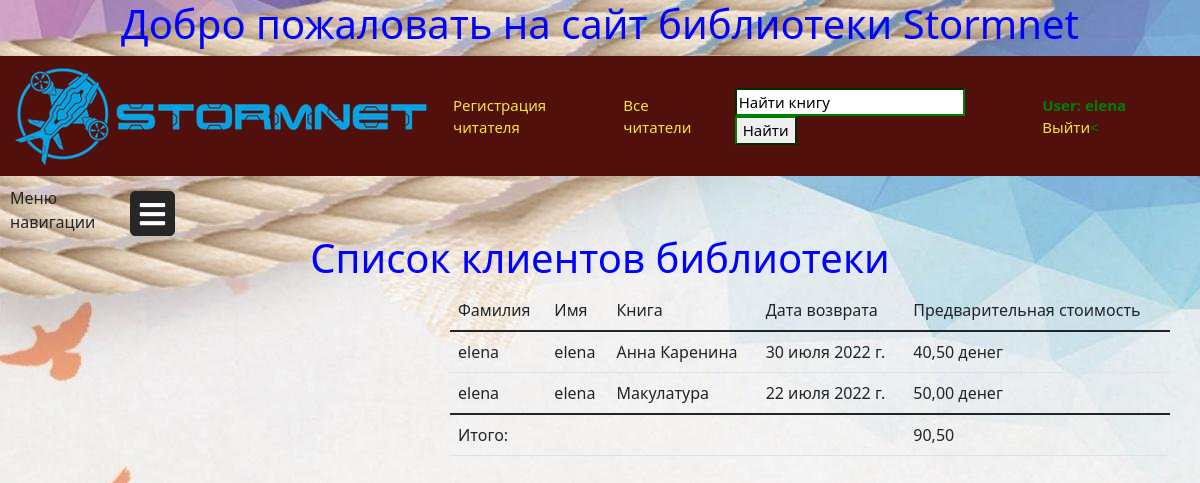
Screenshot of /allclients/ (signed in) with the database file from the repository.
### main/models.py (models this page shows, shortened)
class BookInstance(models.Model):
    id = models.UUIDField(primary_key=True, default=uuid.uuid4())
    book = models.ForeignKey(Books, on_delete=models.SET_NULL, null=True, verbose_name='Книга')
    imprint = models.CharField(max_length=200, default='yes')
    due_back = models.DateField(null=True, blank=True, verbose_name='Дата возврата')
    borrower = models.ForeignKey(User, on_delete=models.SET_NULL, null=True, blank=True)
    day_borrower = models.DateField(verbose_name='Дата выдачи в пользование', null=True, blank=True)
    LOAN_STATUS = [
        ('m', 'На обслуживании'),
        ('o', 'В аренде'),
        ('a', 'В наличии'),
        ('r', 'Зарезервирована'),
    ]
    status = models.CharField(max_length=10, choices=LOAN_STATUS, blank=True, default='m', verbose_name='Статус')
    class Meta:
        verbose_name = 'Копия'
        verbose_name_plural = 'Копии книг'
        ordering = ['book', "due_back"]
        permissions = [
            ('can_mark_returned', 'Set book as returned'),
        ]
    def __str__(self):
        return self.book.title_russian
    @property
    def get_price(self):
        date_today = self.day_borrower
        day_back = self.due_back
        day_on_loan = (day_back - date_today).days
        price = day_on_loan * self.book.cost_daily
        return price

class Books(models.Model):
    title_russian = models.CharField(max_length=150, help_text='Введите название на русском языке', verbose_name='Название книги')
    title_foreign = models.CharField(max_length=150, help_text='Введите название на иностранном языке',
                                     null=True, blank=True, verbose_name='Название на иностранном языке')
    description = models.TextField(max_length=1000, help_text='Введите описание книги', verbose_name='Краткое описание книги')
    genre = models.ManyToManyField('Genre', verbose_name='Жанр')
    price = models.DecimalField(max_digits=8, decimal_places=2, verbose_name='Цена')
    cost_daily = models.DecimalField(max_digits=8, decimal_places=2, verbose_name='Цена за день использования')
    amount_ex = models.IntegerField()
    author = models.ManyToManyField('Author', verbose_name='Авторы')
    date_registration = models.DateTimeField(auto_now_add=True, verbose_name='Дата регистрации')
    number_of_pages = models.IntegerField(blank=True, null=True, verbose_name='Количество страниц')
    year_of_publication = models.DateField(null=True, blank=True, verbose_name='Дата публикации')
    pubdate = models.DateTimeField(auto_now_add=True)
    def display_genre(self):
        return [genre.name for genre in self.genre.all()]
    display_genre.short_description = 'Жанр'
    def display_author(self):
        return [' '.join((author.name, author.surname)) for author in self.author.all()]
    display_author.short_description = 'Авторы'
    class Meta:
        ordering = ["title_russian", "-pubdate"]
        verbose_name_plural = 'Книги'
        verbose_name = 'Книга'

### main/views.py (the view)
# urls.py: path('allclients/', all_clients, name='all_clients'),
def all_clients(requests):
    clients = BookInstance.objects.all().filter(status='o')
    total_sum = get_total_sum()
    return render(requests, 'all_clients.html', {'clients': clients, 'total_sum': total_sum})

### main/utils.py (called while the page is built)
def get_total_sum():
    clients = BookInstance.objects.all().filter(status='o')
    sum = 0
    for cl in clients:
        sum += cl.get_price
    return sum

### main/templates/all_clients.html (shortened to what this page needs)
{% extends "main.html" %}
{% block content %}
    <h1>Список клиентов библиотеки</h1>
    <div class="borrower_book">
    <table class="table">
        <thead>
    <tr>
        <td scope="cool">Фамилия</td>
        <td scope="cool">Имя</td>
        <td scope="cool">Книга</td>
        <td scope="cool">Дата возврата</td>
        <td scope="cool">Предварительная стоимость</td>
    </tr></thead>
        <tbody>
      {% for c in clients %}
      <tr>
          <td>{{ c.borrower.last_name }}</td>
          <td>{{ c.borrower.first_name }}</td>
          <td>{{ c }}</td>
          <td>{{ c.due_back }}</td>
          <td>{{ c.get_price }} денег</td>
      </tr>
      {% endfor %}
        </tbody>
        <tfoot>
        <tr><td>Итого:</td>
        <td></td>
        <td></td>
        <td></td>
        <td>{{ total_sum }}</td>
        </tr></tfoot>
    </table>
    </div>
{% endblock %}

### main/templates/main.html (shortened to what this page needs)
<!DOCTYPE html>
<html lang="ru">
<head>
    <link href="https://use.fontawesome.com/releases/v5.6.1/css/all.css" rel="stylesheet">
    <link rel="stylesheet" href="https://cdn.jsdelivr.net/npm/bootstrap@5.1.3/dist/css/bootstrap.min.css">
    {% load static %}
    <link rel="stylesheet" href="{% static 'css/main.css' %}">
</head>
<body class="body_cls">
{% block header %}
    <h1>Добро пожаловать на сайт библиотеки Stormnet</h1>
   <div class="header">
       <div class="header_section">
           <div class="header_item header_logo">
               <a class="header_link" href="{% url 'main:list_book' %}"><img src="{% static 'img/sitelogo.png' %}" alt="" class="logo"></a>
           </div>
           <div class="header-item headerButton"><a class="header_link" href="{% url 'main:register' %}">Регистрация читателя</a></div>
           <div class="header-item headerButton"><a class="header_link" href="{% url 'main:all_customers' %}">Все читатели</a></div>
           </div>
       <div class="header_section">
           <div class="header-item headerButton">
               <form action="{% url 'main:main_page' %}" method="get"><input type="search" value="Найти книгу" name="search_book"> <input type="submit" value="Найти" ></form></div>
           <div class="header-item headerButton">{% if user.is_authenticated %}
            <strong>User: {{ user.get_username }}</strong>
            <a  class="header_link" href="{% url 'logout'%}?next={{request.path}}">Выйти</a><
                {% else %}
                <a class="header_link" href="{% url 'login'%}?next={{request.path}}">Войти</a>
                 {% endif %}
               </div>
       </div>
   </div>
 <div class="naveg">
    <p class="menu_nav">Меню навигации</p>
  <label for="check">
  <i class="fas fa-bars" id="amdaven"></i>
  </label>
  </div>
{% endblock %}
{% if request.user.is_authenticated %}
{% block content %}
{% endblock %}
{% else %}  <h2 align="center">Чтобы посмотреть контент необходимо войти</h2>
            <p align="center"><a href="{% url 'login' %}">Войти</a> или <a href="{% url 'main:register' %}">зарегистрироваться</a></p>
{% endif %}
</body>
</html>

### main/static/css/main.css (style rules this page uses)
.body_cls { background-image: url(../img/fon.jpg); }
h1 { color: blue; text-align: center; }
.header_link { color: #f5e536; text-decoration: none; }
.header { display: flex; justify-content: space-between; padding: 10px; background: #52100c; color: green; }
.header_section { display: flex; align-items: center; }
.header-item { padding: 10px 10px; font-size: 15px; margin-left: 5px; }
input:valid:not(:placeholder-shown) { border-color: green; }
.menu_nav { display: block; max-width: 90px; margin-bottom: 0; margin-top: 10px; margin-left: 10px; }
label #amdaven,label #lodesan { position: absolute; cursor: pointer; color: white; border-radius: 5px; border: 1px solid #262626; margin: 15px 30px; font-size: 29px; background: #262626; height: 45px; width: 45px; text-align: center; line-height: 45px; transition: all .5s ease; }
.naveg { display: flex; justify-content: stretch; align-items: stretch; max-height: 80%; margin-bottom: 0; width: 20%; }
.borrower_book { width: 60%; display: flex; flex-flow: row wrap; align-content: center; margin-top: 5px; margin-left: 450px; align-items: baseline; }

### rows the page displays
BookInstance: borrower.last_name "elena", borrower.first_name "elena", book.title_russian "Анна Каренина", due_back "30 июля 2022 г.", get_price "40,50"
BookInstance: borrower.last_name "elena", borrower.first_name "elena", book.title_russian "Макулатура", due_back "22 июля 2022 г.", get_price "50,00"

### other values shown
{{ user.get_username }} "elena"
{{ total_sum }} "90,50"
